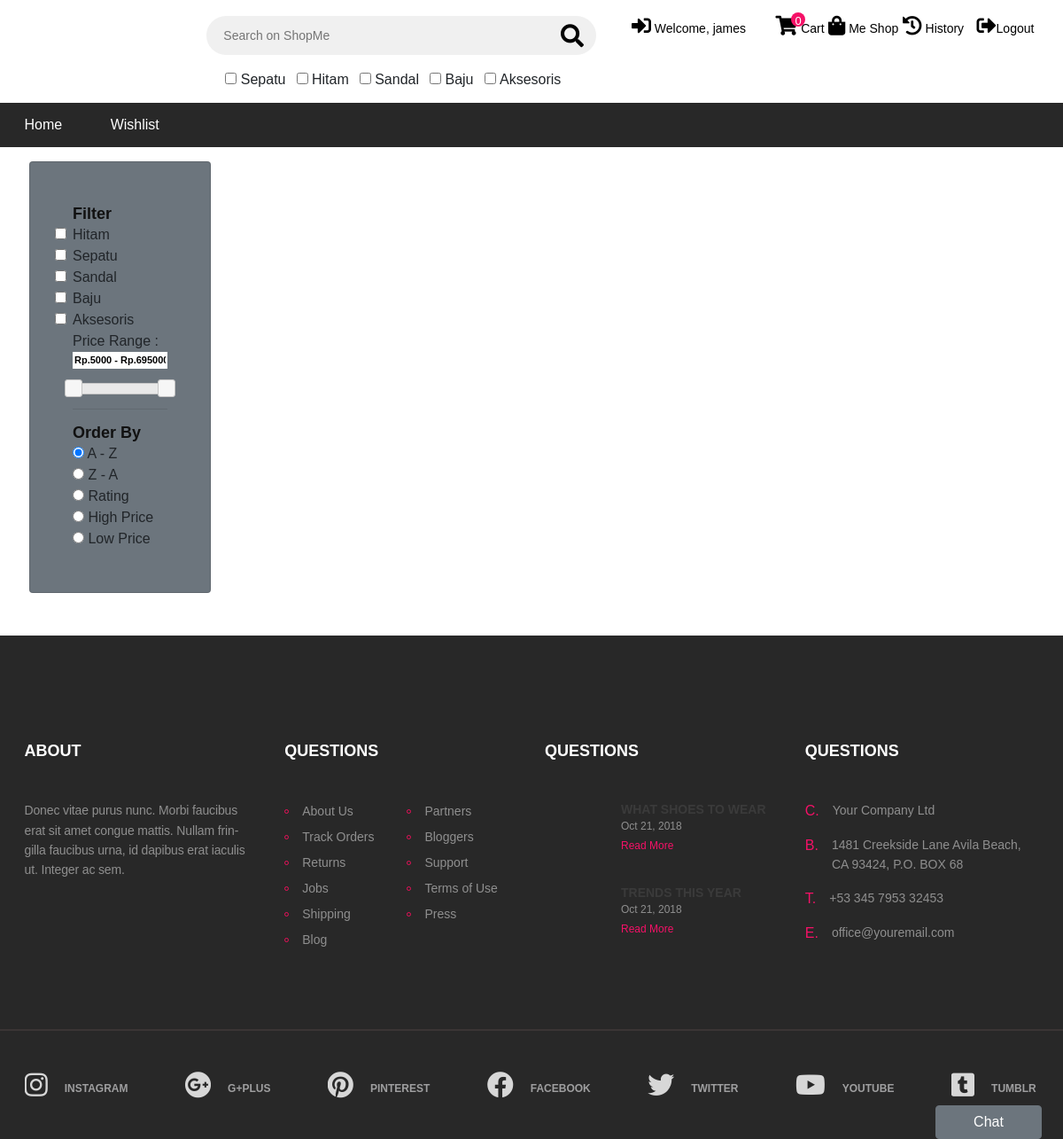
Page /wishlist.php (signed in) on the committed database.
### tables this page shows
CREATE TABLE `tag` (
  `Tag_ID` int(11) NOT NULL,
  `Tag_Name` varchar(255) NOT NULL
);

### wishlist.php (the view, shortened to what this page needs)
<?php
    include "conn.php";
    include "library/lib.php";
?>
<html>
<?php include "header.php"; ?>
    <div class="row">
        <div class="col-lg-2 col-md-2 col-sm-6 mt-3 ml-5 mb-5 p-5 bg-secondary card">
            <h5>Filter</h5>
            <?php
                $q = "SELECT * FROM tag";
                foreach($conn->query($q) as $row){?>
                <div>
                    <input type="checkbox" onchange='filter()' class="form-check-input filter" value="<?= $row['Tag_ID']?>"> <?= $row['Tag_Name']?>
                </div>
            <?php }?>
            Price Range :
            <p>
                <input type="text" id="amount" readonly style="border:0; color:black; font-weight:bold; width:100%; font-size:11px;" >
            </p>
            <div id="slider-range" ></div>
            <hr>
            <h5>Order By</h5>
            <div><input type="radio" onchange='filter()' name="order" value="i.Item_Name" checked> A - Z</div>
            <div><input type="radio" onchange='filter()' name="order" value="i.Item_Name+DESC"> Z - A</div>
            <div><input type="radio" onchange='filter()' name="order" value="i.Item_Rating+DESC"> Rating</div>
            <div><input type="radio" onchange='filter()' name="order" value="i.Item_Price+DESC"> High Price</div>
            <div><input type="radio" onchange='filter()' name="order" value="i.Item_Price"> Low Price</div>
        </div>
        <div class="col-lg-8 col-md-8 col-sm-12">
        </div>
    </div>
<?php include "footer.php"; ?>
</html>

### header.php (shortened to what this page needs)
<header class="header-section">
	<div class="header-top">
		<div class="container">
			<div class="row">
				<div class="col-lg-2 text-center text-lg-left">
				</div>
				<div class="col-xl-5 col-lg-5">
					<div class="header-search-form">
						<input type="text" placeholder="Search on ShopMe" id="search">
						<button onclick="search()"><i class="fa fa-search" aria-hidden="true"></i></button>
					</div>
					<div class="row container mt-3 ml-3">
					<?php
						foreach($conn->query("SELECT * FROM tag t INNER JOIN item_tag it on it.Tag_ID = t.Tag_ID INNER JOIN item i on i.Item_ID = it.Item_ID LEFT JOIN view v on v.Item_ID = i.Item_ID GROUP BY t.Tag_ID ORDER BY count(t.Tag_ID) DESC LIMIT 5") as $tag){
					?>
						<div class="form-check-inline">
							<label class="form-check-label">
								<input type="checkbox" class="tag" class="form-check-input" value="<?= $tag['Tag_ID']?>">&nbsp;<?= $tag['Tag_Name']?>
							</label>
						</div>
					<?php } ?>
					</div>
				</div>
				<div class="col-xl-5 col-lg-5">
					<div class="user-panel">
						<div class="up-item tag">
							<i class="fas fa-sign-in-alt"></i>
							<?php if(isset($_SESSION['active'])){ ?>
								<a href="account.php">Welcome, <?= $_SESSION['active']['Account_Name']?></a>
							<?php }else{ ?>
								<a data-toggle="modal" data-target="#loginModal">Login or Sign Up</a>
							<?php } ?>
						</div>
						<div class="up-item tag">
							<div class="shopping-card">
								<i class="fa fa-shopping-cart" aria-hidden="true"></i>
								<span><?= isset($_SESSION['Item'])?count($_SESSION['Item']):0 ?></span>
							</div>
							<?php if(isset($_SESSION['active'])){ ?>
								<a href="shoppingcart.php">Cart</a>
							<?php }else{ ?>
								<a data-toggle="modal" data-target="#loginModal">Shopping Cart</a>
							<?php } ?>
						</div>
						<?php if(isset($_SESSION['active'])){ ?>
							<div class="up-item tag">
								<i class="fa fa-shopping-bag" aria-hidden="true"></i>
								<a href="mystore.php">Me Shop</a>
							</div>
							<div class="up-item tag">
								<i class="fa fa-history" aria-hidden="true"></i>
								<a href="history.php">History</a>
							</div>
							<div class="up-item tag" style="margin-left:10px;" onclick="$.get('logout.php');window.location = 'home.php';">
								<i class="fas fa-sign-out-alt" aria-hidden="true"></i>Logout
							</div>
						<?php } ?>
					</div>
				</div>
			</div>
		</div>
	</div>
	<nav class="main-navbar">
		<div class="container">
			<ul class="main-menu">
				<li><a href="home.php">Home</a></li>
				<?php if(isset($_SESSION['active'])){ ?>
					<li><a href="wishlist.php">Wishlist</a></li>
				<?php } ?>
			</ul>
		</div>
	</nav>
</header>

### library/css/style.css (style rules this page uses)
html, body { height: 100%; font-family: 'Josefin Sans', sans-serif; -webkit-font-smoothing: antialiased; font-smoothing: antialiased; }
h1, h2, h3, h4, h5, h6 { margin: 0; color: #111111; font-weight: 600; }
h5 { font-size: 18px; }
p { font-size: 14px; color: #585858; line-height: 1.6; }
ul, ol { padding: 0; margin: 0; }
.header-top { padding: 18px 0 14px; }
.header-search-form { width: 100%; position: relative; padding: 0 10px; }
.header-search-form input { width: 100%; height: 44px; font-size: 14px; border-radius: 50px; border: none; padding: 0 19px; background: #f0f0f0; }
.header-search-form button { position: absolute; height: 100%; right: 18px; top: 0; font-size: 26px; color: #000; border: none; cursor: pointer; background-color: transparent; }
.user-panel .up-item { display: inline-block; font-size: 14px; }
.user-panel .up-item i { font-size: 22px; }
.user-panel .up-item a { font-size: 14px; color: #000; }
.user-panel .up-item:first-child { margin-right: 29px; }
.shopping-card { display: inline-block; position: relative; }
.shopping-card span { position: absolute; top: -4px; left: 100%; height: 16px; min-width: 16px; color: #fff; font-size: 13px; background: #f51167; text-align: center; border-radius: 30px; padding: 0 2px; margin-left: -7px; }
.main-navbar { background: #282828; }
.main-menu { list-style: none; }
.main-menu li { display: inline-block; position: relative; }
.main-menu li a { display: inline-block; font-size: 16px; color: #ffffff; margin-right: 50px; line-height: 1; padding: 17px 0; position: relative; }
@media (min-width: 1200px) { .container { max-width: 1175px; } }

### header.php (style rules this page uses)
.tag { color:black; margin:0; padding:0; }

### rows in the picture
tag: Tag_Name "Sepatu"
tag: Tag_Name "Hitam"
tag: Tag_Name "Sandal"
tag: Tag_Name "Baju"
tag: Tag_Name "Aksesoris"

### other values in the picture
$_SESSION['active']['Account_Name'] "james"
